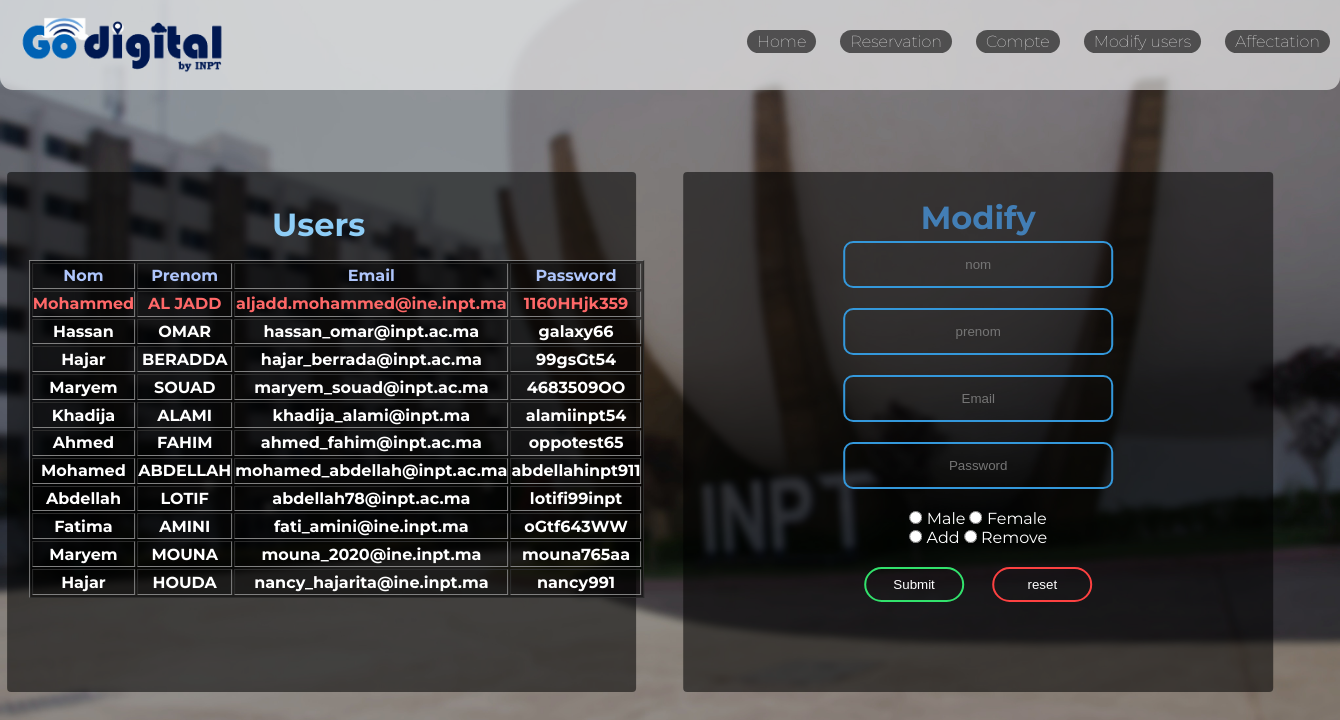
The page /updateUser.php?Done (signed in) on the database its author committed.
### tables this page shows
CREATE TABLE `prof` (
  `idProf` int(11) NOT NULL,
  `nom` varchar(30) NOT NULL,
  `prenom` varchar(30) NOT NULL,
  `email` varchar(50) NOT NULL,
  `password` varchar(40) NOT NULL,
  `gender` varchar(1) DEFAULT NULL
);

### updateUser.php (the view, shortened to what this page needs)
<?php
        if(isset($_SESSION['email']) && $_SESSION['email']=="aljadd.mohammed@ine.inpt.ma")
        {
?>
<?php
    include 'includes/dbconn.php';
?>
<!DOCTYPE html>
<html lang="en">
<head>
    <link rel="stylesheet" href="css/modify.css">
    <link rel="stylesheet" href="css/home.css">
</head>
<body>
<img src="img/Go.png" alt="" height="70" width="260" id="go">
<div class="headacheAdmin">
<ul  >
            <a href="home.php">Home</a>
            <a href="reservation.php">Reservation</a>
            <a href="password.php">Compte</a>
            <a href="updateUser.php">Modify users</a>
            <a href="affectation.php">Affectation</a>
        </ul>
</div>
<div class="boxw">
<h1>Users</h1>
<table border="1">
<tr>
    <th  style='color:rgb(174, 197, 251)'>Nom</th>
    <th  style='color:rgb(174, 197, 251)'>Prenom</th>
    <th  style='color:rgb(174, 197, 251)'>Email</th>
    <th  style='color:rgb(174, 197, 251)'>Password</th>
</tr>
<?php
    $sql = " SELECT * FROM `prof`;";
    $result = mysqli_query($conn,$sql);
    $out = mysqli_num_rows($result);
    if($out>0){
        while($row = mysqli_fetch_assoc($result)){
            if($row['email']=='aljadd.mohammed@ine.inpt.ma')
            echo "<tr>
                <th style='color:rgb(255, 104, 104)'>".$row['nom']."</th>  <th style='color:rgb(255, 104, 104)'>".$row['prenom']."</th>
                <th style='color:rgb(255, 104, 104)'>".$row['email']."</th>  <th style='color:rgb(255, 104, 104)'>".$row['password']."</th>
                </tr>";
                else{
                    echo "<tr>
                    <th>".$row['nom']."</th>  <th>".$row['prenom']."</th>
                    <th>".$row['email']."</th>  <th>".$row['password']."</th>
                    </tr>";
                }
        }
    }
?>
</table>
</div>
    <div class="boxMe">
        <h1>Modify</h1>
    <form action="modify_check.php" method="POST" >
        <input type="text" placeholder="nom"  name="nom" >
        <input type="text" placeholder="prenom" name="prenom" >
        <input type="text" placeholder="Email" name="email" >
        <input type="password" placeholder="Password" name="password" >
        <input type="radio" name="gender" value="M"> Male
        <input type="radio" name="gender" value="F"> Female<br>
        <input type="radio"  name="modify" value="add">
        <label for="add"> Add </label>
        <input type="radio" name="modify"  value="remove">
        <label for="remove"> Remove </label>
        <br>
        <span class="subset" > <input type="submit" name="submit" >   </span>      <span class="subset" > <input type="reset" value="reset"></span>
    </form>
    </div>
</body>
</html>
<?php
        }
        elseif(!isset($_SESSION['email'])){
            include 'login.php';
        }
?>

### css/modify.css (style rules this page uses)
.headacheAdmin { color: white; background-color: rgba(255, 255, 255, 0.582); margin-top: 0px; padding: 20px 4px; height: 90px; border: 0px solid; border-bottom-left-radius: 13px 13px; border-bottom-right-radius: 13px 13px; }
.headacheAdmin ul { position: absolute; top: 32px; left: -93px; }
.headacheAdmin a { text-decoration: none; color: #fff; font-family: Montserrat,sans-serif; font-weight: lighter; margin-right: 20px; padding: 2px 10px; border-radius: 48px; background-color: rgb(0,0,0,0.6); transition: 750ms; position: relative; left: 840px; }
.boxw { border-radius: 4px; position: absolute; top: 54%; left: 24%; transform: translate(-50%, -50%); color: white; background-color: rgba(0,0,0, 0.55); font-family: Montserrat,sans-serif; padding: 10px 10px 100px 10px; text-align: center; width: 47%; height: 65%; }
table { position: absolute; top: 88px; left: 22px; color: white; background-color: rgba(0,0,0, 0.55); font-family: Montserrat,sans-serif; width: 60px; height: 65%; }
h1 { position: relative; top: 16px; left: 0px; color: #8ecdf6; font-family: Montserrat,sans-serif; }
.boxw h1 { position: relative; top: 23px; left: -3px; color: #8ecdf6; font-family: Montserrat,sans-serif; }
.boxMe { border-radius: 4px; position: absolute; top: 54%; left: 73%; transform: translate(-50%, -50%); color: white; background-color: rgba(0,0,0, 0.55); font-family: Montserrat,sans-serif; padding: 10px 10px 100px 10px; text-align: center; width: 44%; height: 65%; }
.boxMe input[type="text"] { border: 0; background: none; display: block; margin: 20px auto; text-align: center; border: 2px solid #3498db; padding: 14px 10px; width: 270px; outline: none; color: white; transition: 240ms; border-radius: 10px; }
.boxMe input[type="password"] { border: 0; background: none; display: block; margin: 20px auto; text-align: center; border: 2px solid #3498db; padding: 14px 10px; width: 270px; outline: none; color: white; transition: 240ms; border-radius: 10px; }
.boxMe input[type="submit"] { border: 0; background: none; margin: 20px auto; text-align: center; border: 2px solid #3498db; padding: 8px 3px; width: 100px; outline: none; color: white; transition: 240ms; border-radius: 20px; border-color: rgb(50, 226, 108); margin-right: 12px; }
.boxMe input[type="reset"] { border: 0; background: none; margin: 20px auto; text-align: center; border: 2px solid #3498db; padding: 8px 3px; width: 100px; outline: none; color: white; transition: 240ms; border-radius: 20px; border-color: rgb(253, 65, 65); margin-left: 12px; }

### css/home.css (style rules this page uses)
* { padding: 0; margin: 0; box-sizing: border-box; }
body { background-image: url(../img/image3.jpg); background-position: center; background-repeat: no-repeat; background-size: cover; background-attachment: fixed; height: 100%; overflow-y: hidden; overflow-x: hidden; }
#go { position: absolute; top: 10px; left: -8px; }
h1 { color: rgba(72, 152, 226, 0.74); font-family: Montserrat, sans-serif; }

### rows shown on the page
prof: nom "Mohammed", prenom "AL JADD", email "aljadd.mohammed@ine.inpt.ma", password "1160HHjk359"
prof: nom "Hassan", prenom "OMAR", email "hassan_omar@inpt.ac.ma", password "galaxy66"
prof: nom "Hajar", prenom "BERADDA", email "hajar_berrada@inpt.ac.ma", password "99gsGt54"
prof: nom "Maryem", prenom "SOUAD", email "maryem_souad@inpt.ac.ma", password "4683509OO"
prof: nom "Khadija", prenom "ALAMI", email "khadija_alami@inpt.ma", password "alamiinpt54"
prof: nom "Ahmed", prenom "FAHIM", email "ahmed_fahim@inpt.ac.ma", password "oppotest65"
prof: nom "Mohamed", prenom "ABDELLAH", email "mohamed_abdellah@inpt.ac.ma", password "abdellahinpt911"
prof: nom "Abdellah", prenom "LOTIF", email "abdellah78@inpt.ac.ma", password "lotifi99inpt"
prof: nom "Fatima", prenom "AMINI", email "fati_amini@ine.inpt.ma", password "oGtf643WW"
prof: nom "Maryem", prenom "MOUNA", email "mouna_2020@ine.inpt.ma", password "mouna765aa"
prof: nom "Hajar", prenom "HOUDA", email "nancy_hajarita@ine.inpt.ma", password "nancy991"
